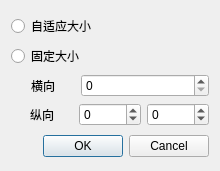
<?xml version="1.0" encoding="UTF-8"?>
<ui version="4.0">
    <class>SettingsDialog</class>
    <widget class="QDialog" name="SettingsDialog">
        <property name="geometry">
            <rect>
                <x>0</x>
                <y>0</y>
                <width>220</width>
                <height>171</height>
            </rect>
        </property>
        <property name="windowTitle">
            <string>Dialog</string>
        </property>
        <layout class="QVBoxLayout" name="verticalLayout_3">
            <item>
                <layout class="QVBoxLayout" name="verticalLayout_2">
                    <item>
                        <widget class="QRadioButton" name="Adapter">
                            <property name="text">
                                <string>自适应大小</string>
                            </property>
                        </widget>
                    </item>
                    <item>
                        <layout class="QVBoxLayout" name="verticalLayout">
                            <item>
                                <widget class="QRadioButton" name="radioButton_2">
                                    <property name="text">
                                        <string>固定大小</string>
                                    </property>
                                </widget>
                            </item>
                            <item>
                                <layout class="QHBoxLayout" name="horizontalLayout" stretch="1,2">
                                    <item>
                                        <widget class="QLabel" name="label">
                                            <property name="text">
                                                <string>横向</string>
                                            </property>
                                            <property name="alignment">
                                                <set>Qt::AlignCenter</set>
                                            </property>
                                        </widget>
                                    </item>
                                    <item>
                                        <widget class="QSpinBox" name="MaxXInput">
                                            <property name="maximum">
                                                <number>1000</number>
                                            </property>
                                        </widget>
                                    </item>
                                </layout>
                            </item>
                            <item>
                                <layout class="QHBoxLayout" name="horizontalLayout_2" stretch="1,1,1">
                                    <item>
                                        <widget class="QLabel" name="label_2">
                                            <property name="text">
                                                <string>纵向</string>
                                            </property>
                                            <property name="alignment">
                                                <set>Qt::AlignCenter</set>
                                            </property>
                                        </widget>
                                    </item>
                                    <item>
                                        <widget class="QSpinBox" name="MinYInput">
                                            <property name="minimum">
                                                <number>-500</number>
                                            </property>
                                            <property name="maximum">
                                                <number>500</number>
                                            </property>
                                        </widget>
                                    </item>
                                    <item>
                                        <widget class="QSpinBox" name="MaxYInput">
                                            <property name="minimum">
                                                <number>-500</number>
                                            </property>
                                            <property name="maximum">
                                                <number>500</number>
                                            </property>
                                        </widget>
                                    </item>
                                </layout>
                            </item>
                        </layout>
                    </item>
                </layout>
            </item>
            <item>
                <widget class="QDialogButtonBox" name="buttonBox">
                    <property name="orientation">
                        <enum>Qt::Horizontal</enum>
                    </property>
                    <property name="standardButtons">
                        <set>QDialogButtonBox::Cancel|QDialogButtonBox::Ok</set>
                    </property>
                </widget>
            </item>
        </layout>
    </widget>
    <resources/>
    <connections>
        <connection>
            <sender>buttonBox</sender>
            <signal>accepted()</signal>
            <receiver>SettingsDialog</receiver>
            <slot>accept()</slot>
            <hints>
                <hint type="sourcelabel">
                    <x>248</x>
                    <y>254</y>
                </hint>
                <hint type="destinationlabel">
                    <x>157</x>
                    <y>274</y>
                </hint>
            </hints>
        </connection>
        <connection>
            <sender>buttonBox</sender>
            <signal>rejected()</signal>
            <receiver>SettingsDialog</receiver>
            <slot>reject()</slot>
            <hints>
                <hint type="sourcelabel">
                    <x>316</x>
                    <y>260</y>
                </hint>
                <hint type="destinationlabel">
                    <x>286</x>
                    <y>274</y>
                </hint>
            </hints>
        </connection>
    </connections>
</ui>
